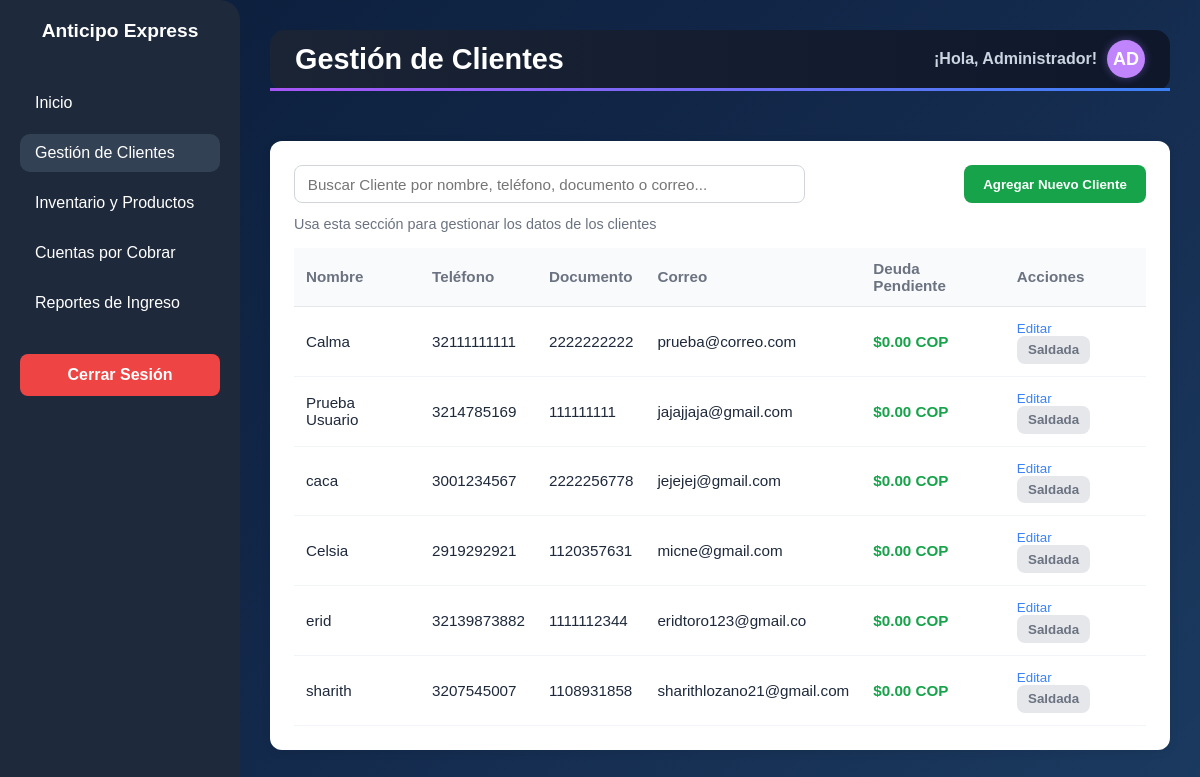
Page /adminapp/clientes/ on the committed database.
### app_administrador/models.py (models this page shows, shortened)
class Cliente(models.Model):
    nombre = models.CharField(max_length=100)
    telefono = models.CharField(max_length=20)
    documento_identidad = models.CharField(max_length=50)
    correo = models.EmailField(null=True, blank=True)
    deuda_total = models.DecimalField(max_digits=12, decimal_places=2, default=0)
    estado = models.CharField(max_length=50, default="Activo")

### app_administrador/views.py (the view)
# urls.py: path('clientes/', views.admin_clientes, name="admin_clientes"),
def admin_clientes(request):
    clientes = Cliente.objects.all()
    return render(request, 'administrador/clientes.html', {"clientes": clientes})

### app_administrador/templates/administrador/clientes.html (shortened to what this page needs)
<!DOCTYPE html>
<html lang="en">
<head>
    {% load static %}
    <link rel="stylesheet" href="{% static 'css/estilos.css' %}">
</head>
<body>
<aside class="barra-lateral">
    <h2 class="logo">
        <span class="texto">Anticipo Express</span>
    </h2>
    <ul class="menu">
        <li><a href="{% url 'admin_inicio' %}">Inicio</a></li>
        <li><a href="{% url 'admin_clientes' %}" class="activo">Gestión de Clientes</a></li>
        <li><a href="{% url 'admin_productos' %}">Inventario y Productos</a></li>
        <li><a href="{% url 'admin_cuentas' %}">Cuentas por Cobrar</a></li>
        <li><a href="{% url 'admin_reportes' %}">Reportes de Ingreso</a></li>
    </ul>
    <a href="{% url 'inicio_login' %}" class="logout">Cerrar Sesión</a>
</aside>
<main class="contenido">
    <header class="encabezado">
        <h1>Gestión de Clientes</h1>
        <div class="usuario">
            <p>¡Hola, Administrador!</p>
            <div class="avatar">AD</div>
        </div>
    </header>
    <div class="contenedor-clientes">
        <div class="buscador">
            <input type="text" id="buscarCliente" placeholder="Buscar Cliente por nombre, teléfono, documento o correo...">
            <button class="btn-verde" id="btnAgregarCliente">Agregar Nuevo Cliente</button>
        </div>
        <p class="descripcion">Usa esta sección para gestionar los datos de los clientes</p>
        <table class="tabla-clientes">
            <thead>
                <tr>
                    <th>Nombre</th>
                    <th>Teléfono</th>
                    <th>Documento</th>
                    <th>Correo</th>
                    <th>Deuda Pendiente</th>
                    <th>Acciones</th>
                </tr>
            </thead>
            <tbody>
                {% for cliente in clientes %}
                <tr>
                    <td>{{ cliente.nombre }}</td>
                    <td>{{ cliente.telefono }}</td>
                    <td>{{ cliente.documento_identidad }}</td>
                    <td>{% if cliente.correo %}{{ cliente.correo }}{% else %}-{% endif %}</td>
                    <td class="{% if cliente.deuda_total > 0 %}rojo{% else %}verde{% endif %}">
                        ${{ cliente.deuda_total }} COP
                    </td>
                    <td>
                        <button class="btn-editar"
                                onclick="abrirEditar('{{ cliente.id }}','{{ cliente.nombre }}','{{ cliente.telefono }}','{{ cliente.documento_identidad }}','{{ cliente.correo }}','{{ cliente.deuda_total }}')">
                                Editar
                        </button>
                        {% if cliente.deuda_total == 0 %}
                            <button
                                class="btn-saldada"
                                disabled>
                                Saldada
                            </button>
                        {% else %}
                            <button
                                class="btn-saldar"
                                onclick="confirmarSaldar('{{ cliente.id }}', this)">
                                Marcar Saldada
                            </button>
                        {% endif %}
                    </td>
                </tr>
                {% endfor %}
            </tbody>
        </table>
    </div>
</main>
</body>
</html>

### app_administrador/static/css/estilos.css (style rules this page uses)
* { margin: 0; padding: 0; box-sizing: border-box; font-family: "poppins", sans-serif; }
body { display: flex; min-height: 100vh; background: linear-gradient(135deg, #0b1d3a, #13294b, #1b3a60 ); color: #fff; }
.barra-lateral { width: 240px; background-color: #1e293b; display: flex; flex-direction: column; padding: 20px; border-radius: 0 20px 20px 0; }
.barra-lateral .logo { color: #ffffff; font-size: 1.2em; margin-bottom: 30px; text-align: center; }
.menu { list-style: none; }
.menu li { margin: 12px 0; }
.menu li a { display: block; text-decoration: none; color: #ffffff; padding: 10px 15px; border-radius: 10px; transition: 0.3s; }
.menu li a:hover, .menu li a.activo { background-color: #334155; }
.logout { display: block; text-decoration: none; text-align: center; background-color: #ef4444; border: none; color: #ffffff; padding: 12px 20px; border-radius: 8px; font-weight: bold; cursor: pointer; transition: 0.3s; margin-top: 20px; }
.contenido { flex: 1; padding: 30px; }
.encabezado { display: flex; justify-content: space-between; align-items: center; padding: 10px 25px; background: linear-gradient(to right, #1a2435, #0f172a); margin-bottom: 50px; border-radius: 15px; border-bottom: 3px solid transparent; border-image: linear-gradient(to right, #a855f7, #3b82f6); border-image-slice: 1; }
.encabezado h1 { font-size: 1.8em; font-weight: 700; }
.encabezado p { font-size: 1em; color: #cbd5e1; }
.usuario { display: flex; align-items: center; gap: 10px; color: #ffffff; font-weight: 600; }
.avatar { width: 38px; height: 38px; border-radius: 50%; background-color: #c084fc; color: white; font-weight: bold; display: flex; justify-content: center; align-items: center; font-size: 18px; box-shadow: 0 0 8px rgb(160, 120, 255, 0.4); }
.contenedor-clientes { background-color: white; border-radius: 12px; box-shadow: 0 2px 10px rgba(0,0,0,0.08); padding: 1.5rem; color: #1e293b; }
.buscador { display: flex; justify-content: space-between; align-items: center; margin-bottom: 0.8rem; }
.buscador input { width: 60%; padding: 0.6rem 0.8rem; border: 1px solid #d1d5db; border-radius: 8px; font-size: 0.95rem; outline: none; transition: border-color 0.2s; }
.btn-verde { background-color: #16a34a; color: white; border: none; padding: 0.7rem 1.2rem; font-weight: 600; border-radius: 8px; cursor: pointer; transition: 0.2s; }
.descripcion { color: #6b7280; font-size: 0.9rem; margin-bottom: 1rem; }
.tabla-clientes { width: 100%; border-collapse: collapse; font-size: 0.95rem; }
.tabla-clientes thead { background-color: #f9fafb; text-align: left; }
.tabla-clientes th { padding: 0.75rem; color: #6b7280; font-weight: 600; border-bottom: 1px solid #e5e7eb; }
.tabla-clientes td { padding: 0.75rem; border-bottom: 1px solid #f1f5f9; }
.tabla-clientes .verde { color: #16a34a; font-weight: 600; }
.btn-editar { color: #3b82f6; background: none; border: none; cursor: pointer; font-weight: 500; margin-right: 8px; transition: text-decoration 0.2s; }
.btn-saldada { background-color: #e5e7eb !important; color: #6b7280 !important; cursor: default !important; opacity: 1; border: none; border-radius: 8px; padding: 0.4rem 0.7rem; font-weight: 600; }

### rows in the picture
Cliente: nombre "Calma", telefono "32111111111", documento_identidad "2222222222", correo "prueba@correo.com", deuda_total "0.00", shows "Saldada"
Cliente: nombre "Prueba Usuario", telefono "3214785169", documento_identidad "111111111", correo "jajajjaja@gmail.com", deuda_total "0.00", shows "Saldada"
Cliente: nombre "caca", telefono "3001234567", documento_identidad "2222256778", correo "jejejej@gmail.com", deuda_total "0.00", shows "Saldada"
Cliente: nombre "Celsia", telefono "2919292921", documento_identidad "1120357631", correo "micne@gmail.com", deuda_total "0.00", shows "Saldada"
Cliente: nombre "erid", telefono "32139873882", documento_identidad "1111112344", correo "eridtoro123@gmail.co", deuda_total "0.00", shows "Saldada"
Cliente: nombre "sharith", telefono "3207545007", documento_identidad "1108931858", correo "sharithlozano21@gmail.com", deuda_total "0.00", shows "Saldada"
